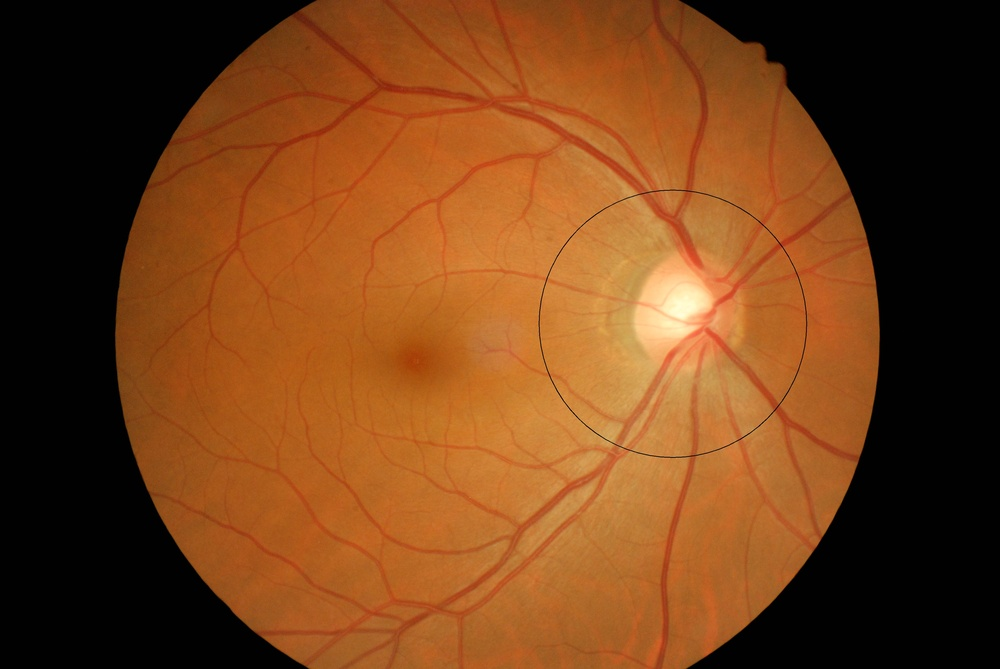
#> input picture Fundus_tool/OD_example/3.jpg, 1000 x 669 px, shrunk from 3872 x 2592 before the run, given as the content of the folder image_dir, which was not available
$ python edge_block.py OD_example/3.jpg
#> lines starting #> are read from the running program, lines starting #| are printed output that depends on the picture; after the words box and inside, x2 and y2 are one past the last pixel; in counts of white or black regions, pixels touching at a corner belong together; pictures that were not available may be replaced by others from this repository, and a replacement may not be noted
# coding: utf-8

from __future__ import (
    absolute_import,
    division,
    print_function,
    unicode_literals
)

from math import atan2, pi
from sys import argv

import numpy as np
from scipy import ndimage
import skimage
from skimage.feature import canny
import cv2
import os
from cpbd.octave import sobel
import matplotlib.pyplot as plt
import shutil
# threshold to characterize blocks as edge/non-edge blocks
THRESHOLD = 0.02
# block size
BLOCK_HEIGHT, BLOCK_WIDTH = (8, 8)

def edgeblock_num(edges):
    img_height, img_width = edges.shape
    num_blocks_vertically = int(img_height / BLOCK_HEIGHT)
    num_blocks_horizontally = int(img_width / BLOCK_WIDTH)
    c=0
    for i in range(num_blocks_vertically):
        for j in range(num_blocks_horizontally):
            rows = slice(BLOCK_HEIGHT * i, BLOCK_HEIGHT * (i + 1))
            cols = slice(BLOCK_WIDTH * j, BLOCK_WIDTH * (j + 1))
            if is_edge_block(edges[rows, cols], THRESHOLD):
                c=c+1
    return c

def is_edge_block(block, threshold):
    """Decide whether the given block is an edge block."""
    return np.count_nonzero(block) > (block.size * threshold)


if __name__ == '__main__':
        path ='image_dir'
        sort_path='output_dir'
        file_list = os.listdir(path)
        edge_list = []
        if not os.path.isdir(sort_path):
            os.makedirs(sort_path)
        for file in file_list:
            rgb_image = cv2.imread(path+'/'+file)
#> rgb_image is the input picture: shape (669, 1000, 3); mean B, G, R 25, 64, 115.3
            b,green,r = cv2.split(rgb_image)
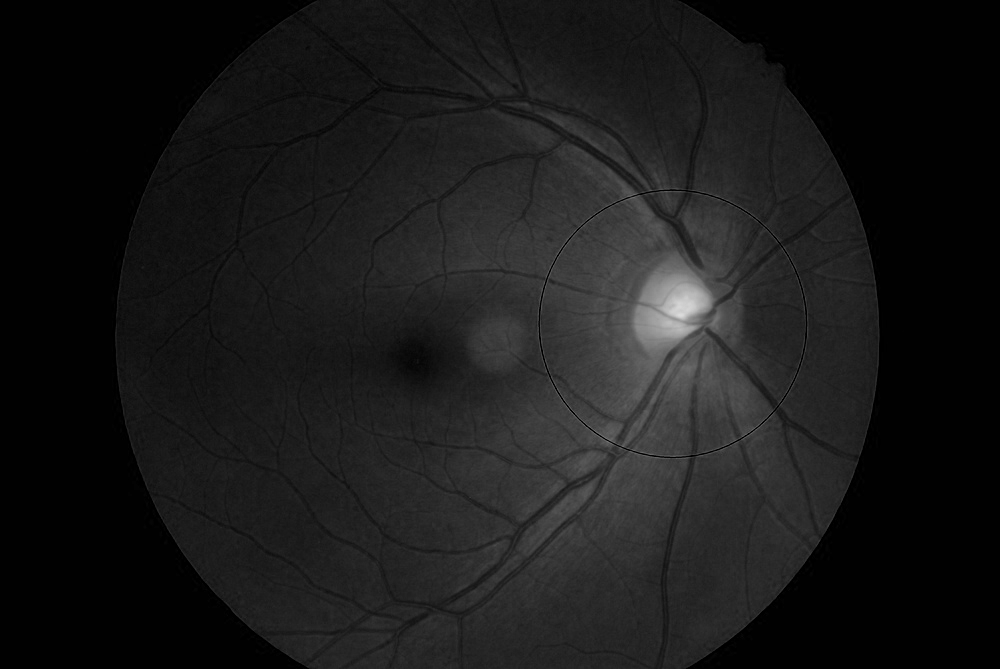
#> b: shape (669, 1000); min 0, max 220, mean 25
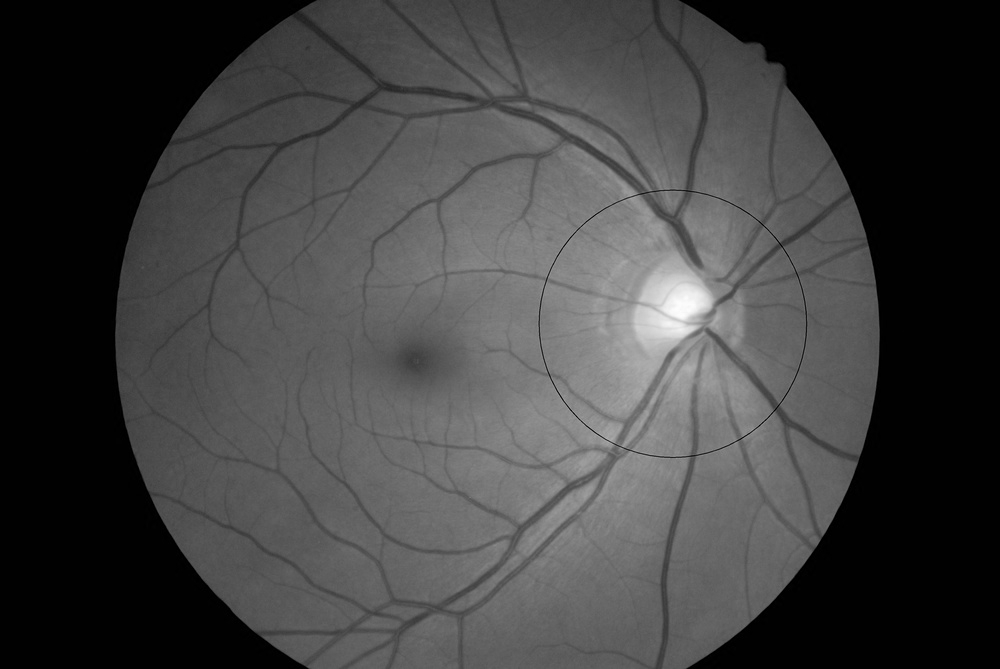
#> green: shape (669, 1000); min 0, max 253, mean 64
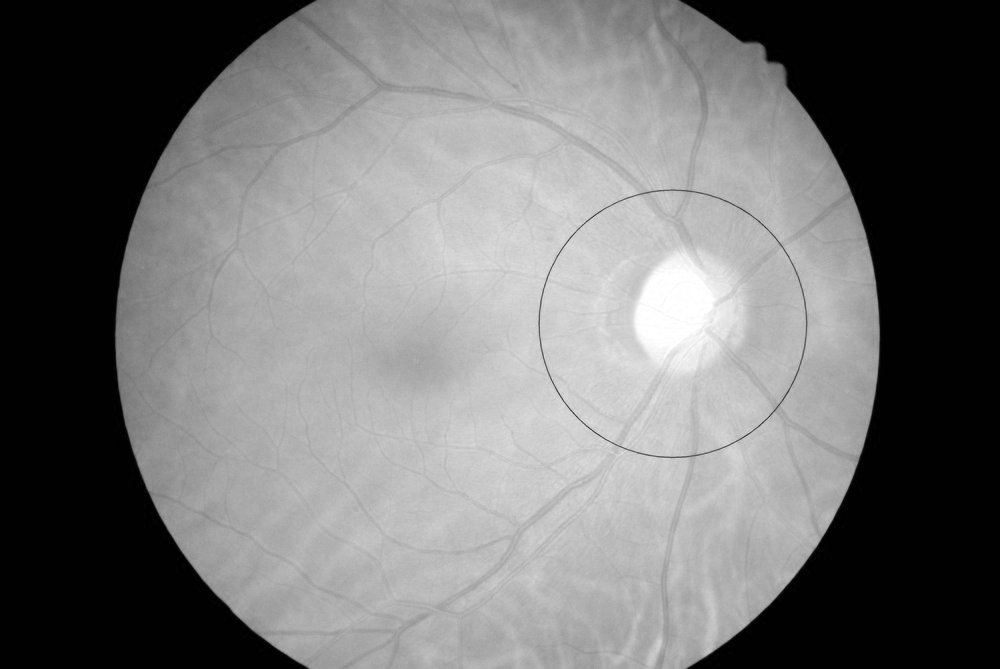
#> r: shape (669, 1000); min 0, max 255, mean 115.3
            canny_edges = canny(green, low_threshold = 20, high_threshold = 25)
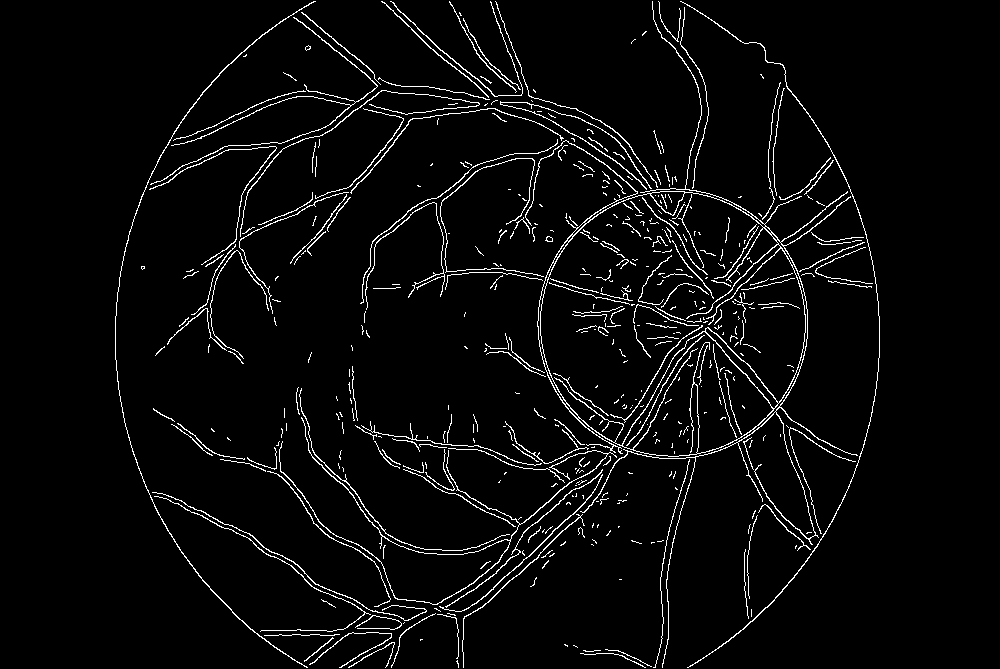
#> canny_edges: shape (669, 1000) bool; 3.9% white in thin lines or dots, all inside (x1, y1, x2, y2) = (115, 1, 880, 668)
            cv2.imwrite(sort_path+'/canny-'+file,canny_edges)
            edge_block = edgeblock_num(canny_edges)
#> edge_block = 2574
            edge_list.append(edge_block)

        ascending_indices = np.array(edge_list).argsort()
#> ascending_indices = [0]
        i = 0
        for idx in ascending_indices:
            src = path+'/'+str(file_list[idx])
            output = sort_path +'/'+ str(i)+'-'+str(edge_list[idx])+'-'+str(file_list[idx])
            shutil.copy(src,output)
            i=i+1
#> this loop made 1 pass
#> (src, output, i) on pass 1: ('image_dir/3.jpg', 'output_dir/0-2574-3.jpg', 1)
#> after the loop, i = 1
